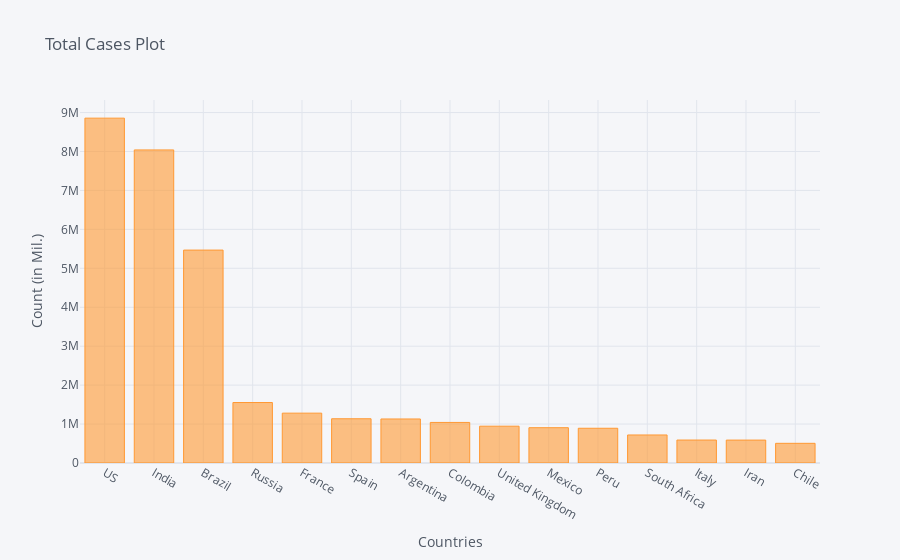

The notebook cell saved with this chart:
### Code cell
corona_dframe_agg_plot.iplot(kind='bar', x='Country/Region', y='10/28/20',
                             title='Total Cases Plot',xTitle='Countries',yTitle='Count (in Mil.)')

### Figure 1 — Plotly figure (JSON) as saved in the notebook; plotly's stock layout.template omitted (floating-point values rounded to 4 significant figures)
{"data": [{"marker": {"color": "rgba(255, 153, 51, 0.6)", "line": {"color": "rgba(255, 153, 51, 1.0)", "width": 1}}, "name": "10/28/20", "orientation": "v", "text": "", "type": "bar", "x": ["US", "India", "Brazil", "Russia", "France", "Spain", "Argentina", "Colombia", "United Kingdom", "Mexico", "Peru", "South Africa", "Italy", "Iran", "Chile"], "y": [8856413, 8040203, 5468270, 1553028, 1280215, 1136503, 1130533, 1041936, 945378, 906863, 892497, 719714, 589766, 588648, 505530]}], "layout": {"legend": {"bgcolor": "#F5F6F9", "font": {"color": "#4D5663"}}, "paper_bgcolor": "#F5F6F9", "plot_bgcolor": "#F5F6F9", "title": {"font": {"color": "#4D5663"}, "text": "Total Cases Plot"}, "xaxis": {"gridcolor": "#E1E5ED", "showgrid": true, "tickfont": {"color": "#4D5663"}, "title": {"font": {"color": "#4D5663"}, "text": "Countries"}, "zerolinecolor": "#E1E5ED"}, "yaxis": {"gridcolor": "#E1E5ED", "showgrid": true, "tickfont": {"color": "#4D5663"}, "title": {"font": {"color": "#4D5663"}, "text": "Count (in Mil.)"}, "zerolinecolor": "#E1E5ED"}}}
